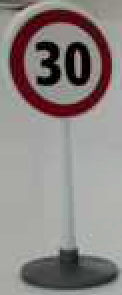
#> input picture images/speedlim.png, 122 x 295 px
$ python template_match.py
#> lines starting #> are read from the running program, lines starting #| are printed output that depends on the picture
import cv2
import numpy as np
from matplotlib import pyplot as plt
class TemplateMatcher:
    def __init__(self):

        self.speed_sign = cv2.imread('images/speedlim.png',0)
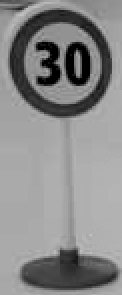
#> self.speed_sign: shape (295, 122); min 0, max 194, mean 137.2
        self.stop_sign = cv2.imread('images/stop.png',0)
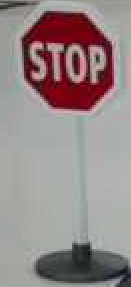
#> input picture images/stop.png, 131 x 287 px
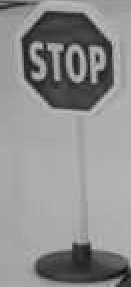
#> self.stop_sign: shape (287, 131); min 0, max 199, mean 143.1
        self.road_repair_sign = cv2.imread('images/roadwork.png',0)
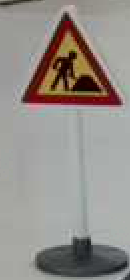
#> input picture images/roadwork.png, 130 x 280 px
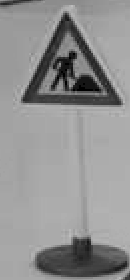
#> self.road_repair_sign: shape (280, 130); min 0, max 190, mean 145.1
        self.road_block_sign = cv2.imread('images/roadblock.png',0)
    # [74 lines left out: functions temp_select, contour_detection, template_conv, template_single_conv, not called in this run]

    def offline_test(self, img_rgb, temp_key):
        # img_rgb = cv2.imread('images/speedlim_car_view.png')
        # img_rgb = cv2.resize(img_rgb, (600,600))
#> (the run stopped early here; a loop or call above may not have finished)
